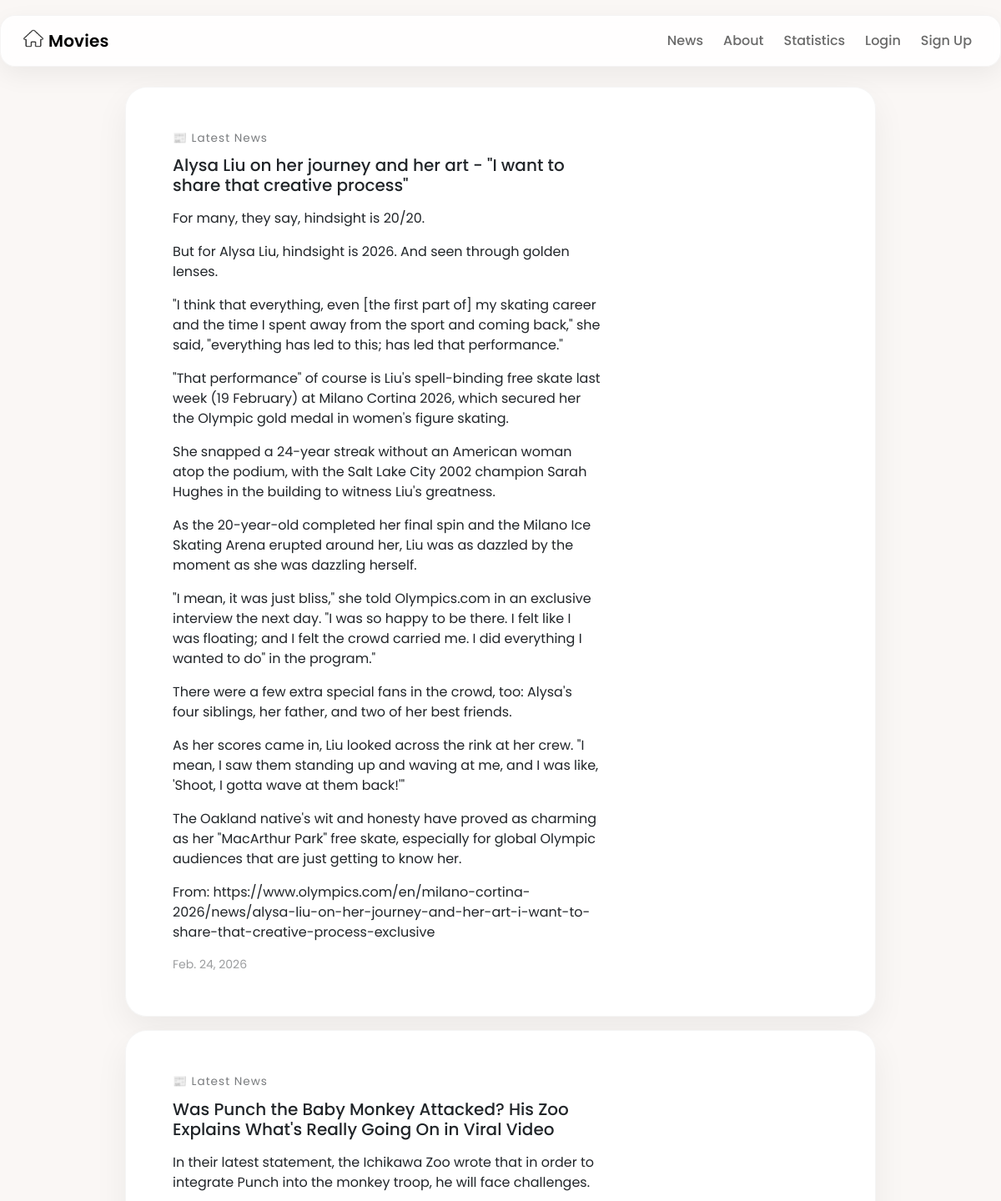
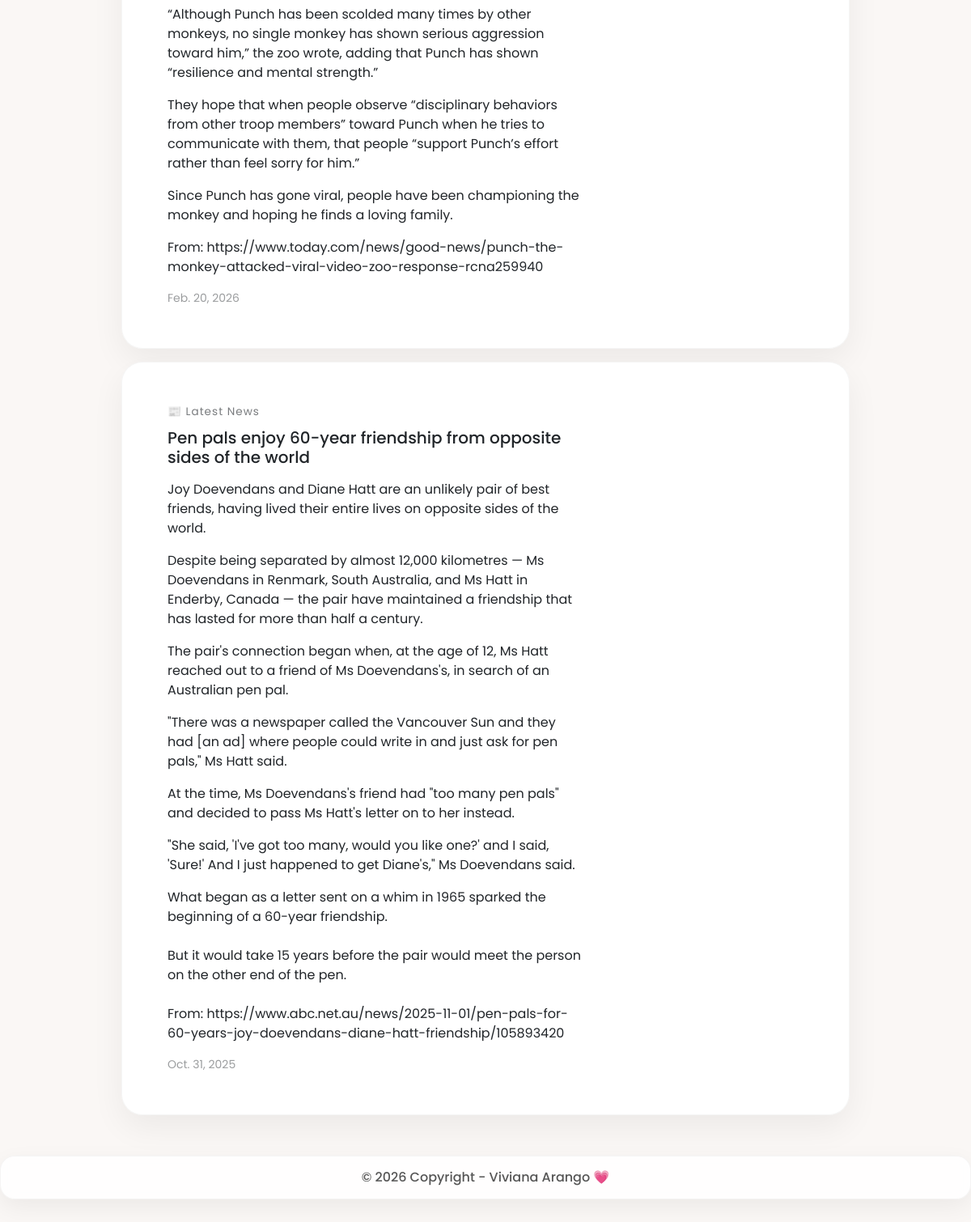
Page /news/ on the committed database (2 pictures, top to bottom).
### news/models.py (models this page shows, shortened)
class News(models.Model):
    headline = models.CharField(max_length=200)
    body = models.TextField()
    date = models.DateField()

### news/views.py (the view)
# urls.py: path('news/', include('news.urls')),
def news(request):
    newss = News.objects.all().order_by('-date')
    return render(request, 'news.html', {'newss':newss})

### news/templates/news.html
{% extends 'base.html' %}
{% block content %}
<div class="news-container mt-4">
  {% for news in newss %}
    <div class="card news-card mb-3">
      <div class="row g-0">
        <div class="col-md-8">
          <div class="card-body">
            <div class="news-tag">📰 Latest News</div>
            <h5 class="card-title">{{ news.headline }}</h5>
            <p class="news-body">{{ news.body|linebreaks }}</p>
            <p class="card-text">
              <small class="text-muted">{{ news.date }}</small>
            </p>
          </div>
        </div>
      </div>
    </div>
  {% endfor %}
</div>
{% endblock content %}

### movie/static/movie/styles.css (style rules this page uses)
body { background-color: #faf7f5; font-family: 'Arial', sans-serif; }
body { background-color: #faf7f5; font-family: 'Poppins', sans-serif; }
.news-container { max-width: 900px; margin: 50px auto; }
.news-card { background: rgba(255,255,255,0.95); border-radius: 26px; padding: 35px 40px; box-shadow: 0 15px 40px rgba(0,0,0,0.06); border: 1px solid rgba(0,0,0,0.04); transition: transform 0.2s ease; }
.news-body { font-size: 1rem; line-height: 1.75; color: #555; }
.news-card small { display: block; margin-top: 15px; opacity: 0.6; }
.news-tag { font-size: 0.85rem; opacity: 0.6; margin-bottom: 10px; letter-spacing: 1px; }

### rows in the picture
News: headline "Alysa Liu on her journey and her art - \"I want to share that creative process\"", body "For many, they say, hindsight is 20/20. But for Alysa Liu, hindsight is 2026. And seen through golden lenses. \"I think that everything, even [the first part of] my skating career and the time I spent away from the sport and coming back,\" she said, \"everything has led to this; has led that performance.\" \"That performance\" of course is Liu's spell-binding free skate last week (19 February) at Milano Cortina 2026, which secured her the Olympic gold medal in women's figure skating. She snapped a 24-year streak without an American woman atop the podium, with the Salt Lake City 2002 champion Sarah Hughes in the building to witness Liu's greatness. As the 20-year-old completed her final spin and…", date "Feb. 24, 2026"
News: headline "Was Punch the Baby Monkey Attacked? His Zoo Explains What's Really Going On in Viral Video", body "In their latest statement, the Ichikawa Zoo wrote that in order to integrate Punch into the monkey troop, he will face challenges. “Although Punch has been scolded many times by other monkeys, no single monkey has shown serious aggression toward him,” the zoo wrote, adding that Punch has shown “resilience and mental strength.” They hope that when people observe “disciplinary behaviors from other troop members” toward Punch when he tries to communicate with them, that people “support Punch’s effort rather than feel sorry for him.” Since Punch has gone viral, people have been championing the monkey and hoping he finds a loving family. From:…", date "Feb. 20, 2026"
News: headline "Pen pals enjoy 60-year friendship from opposite sides of the world", body "Joy Doevendans and Diane Hatt are an unlikely pair of best friends, having lived their entire lives on opposite sides of the world. Despite being separated by almost 12,000 kilometres — Ms Doevendans in Renmark, South Australia, and Ms Hatt in Enderby, Canada — the pair have maintained a friendship that has lasted for more than half a century. The pair's connection began when, at the age of 12, Ms Hatt reached out to a friend of Ms Doevendans's, in search of an Australian pen pal. \"There was a newspaper called the Vancouver Sun and they had [an ad] where people could write in and just ask for pen pals,\" Ms Hatt said. At the time, Ms Doevendans's friend had \"too many pen pals\" and decided to…", date "Oct. 31, 2025"
